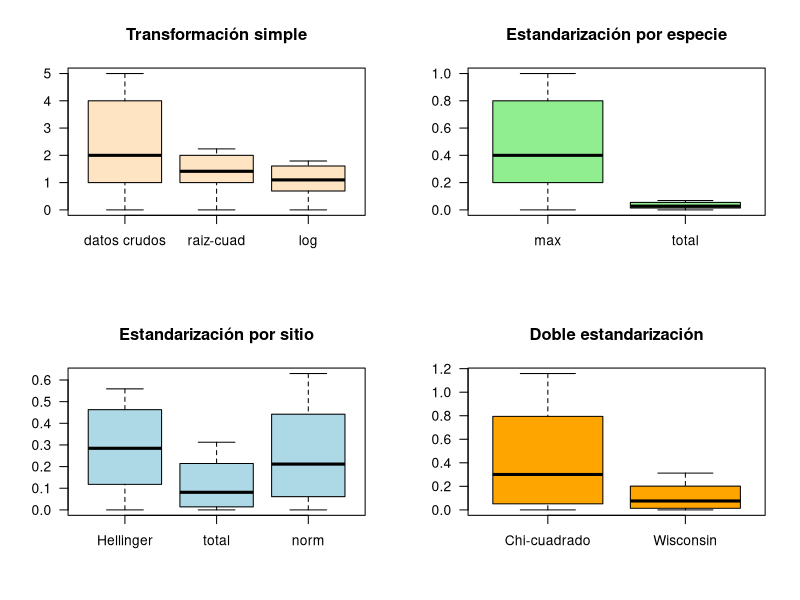
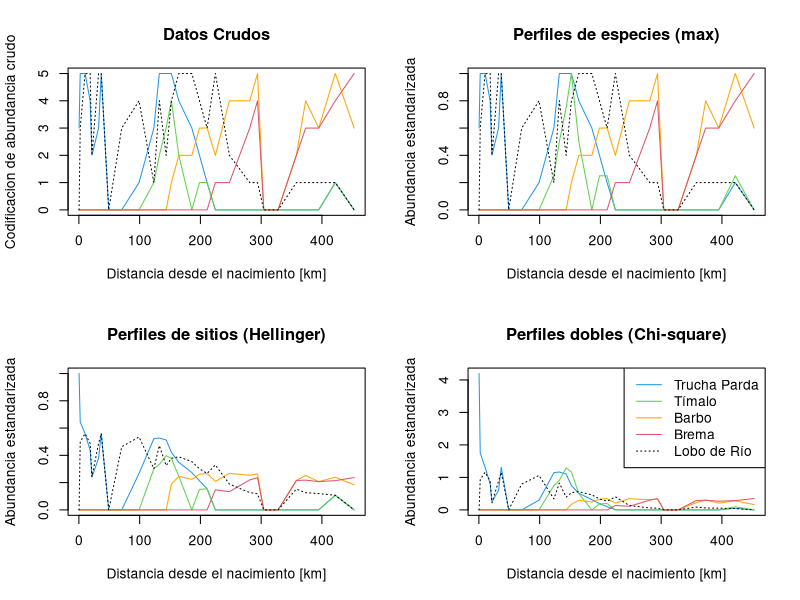
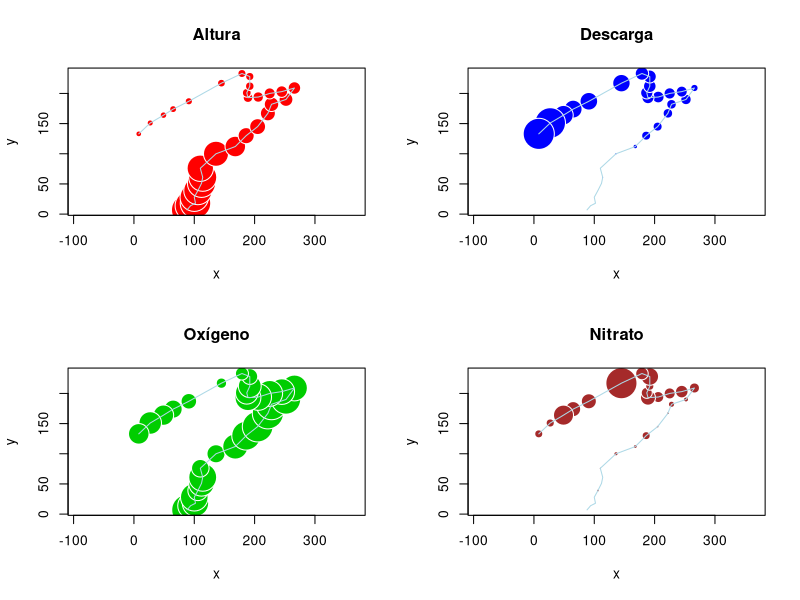
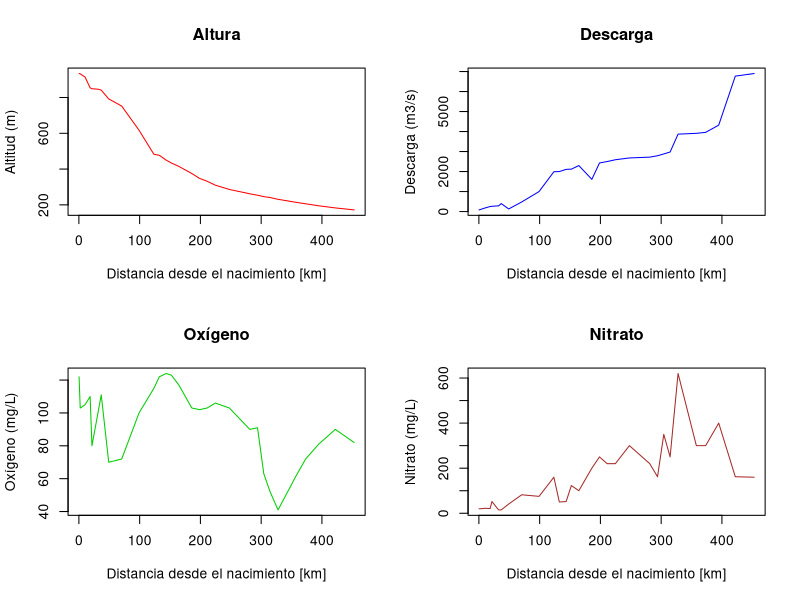
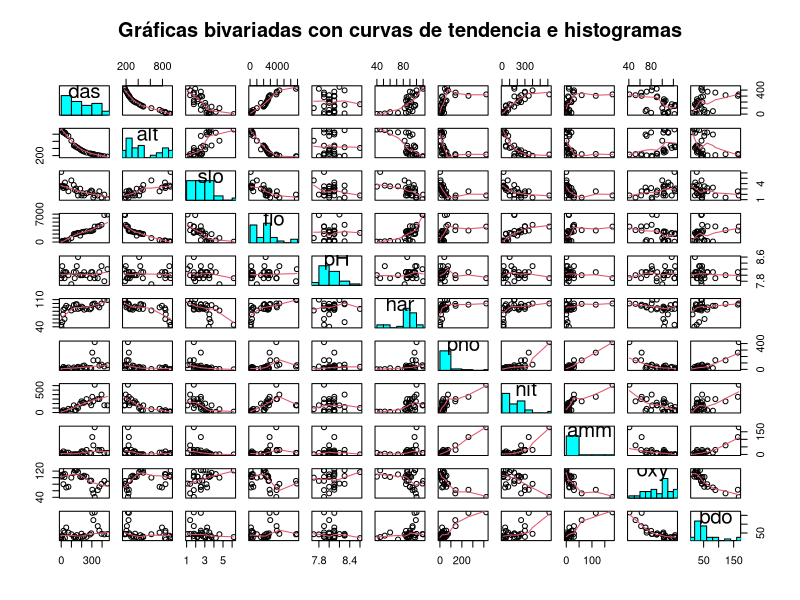
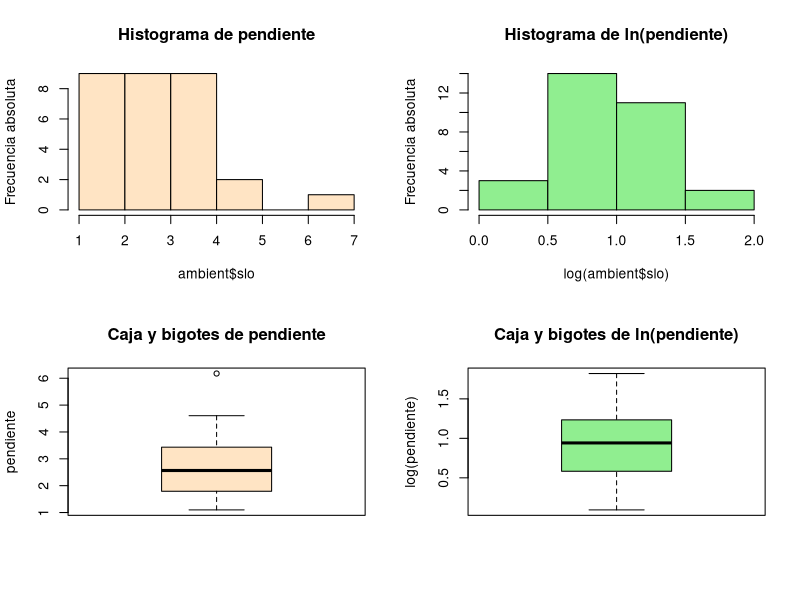

R code for these plots, in order:
## ---- chunk 1
knitr::opts_chunk$set(fig.width = 11, 
                      fig.height = 11)
## ---- chunk 2
ambient <- read.csv2("ambientales.csv", enc = "latin1", row.names = 1)
peces <- read.csv2("peces.csv", enc = "latin1", row.names = 1)
locs <- read.csv2("localidades.csv", enc = "latin1", row.names = 1)
nomEspec <- read.csv2("nombresdeespecies.csv", enc = "latin1")
nomVarAmbient <- read.csv2("Nombresdevariablesambientales.csv", enc = "latin1")
## ---- chunk 3
#------------------------------------------------------------------------------#
# Uso de la función diversity() del paquete vegan
require(vegan)
# Ayuda de la función diversity()
?diversity

N0 <- rowSums(peces > 0)         # Riqueza de especies
H <- diversity(peces)            # Entropía de Shannon
N1 <- exp(H)                     # Diversidad de Shannon (abundancia de especies)
N2 <- diversity(peces, "inv")    # Diversidad de Simpson (número de species dominantes)
J <- H/log(N0)                   # Índice de equitatividad de Pielou
E10 <- N1/N0                     # Equitatividad de Shannon (razón de Hill)
E20 <- N2/N0                     # Equitatividad de Simpson (razón de Hill)
(div <- data.frame(N0, H, N1, N2, E10, E20, J))
## ---- chunk 4
#------------------------------------------------------------------------------#
require(vegan)
# Ayuda de la función decostand().
?decostand

# Transformaciones simples
# Visión parcial de los datos crudos (códigos de abundancia)
peces[1:5, 2:4]
# Transformación de abundancias a presencia-ausencia (1-0)
peces.pa <- decostand(peces, method = "pa")
peces.pa[1:5, 2:4]
## ---- chunk 5
#------------------------------------------------------------------------------#
# Escalado de abundancias mediante la división 
# por el máximo valor para cada especie.
# Nota: MARGIN = 2 (por columna, valor por omisión) para este método.
peces.scal <- decostand(peces, "max")
peces.scal[1:5, 2:4]
# Despliegue del máximo por columna
apply(peces.scal, 2, max)

# Escalado de abundancias mediante la división
# del total de especies.
# (Abundancia relativa por especies)
# Nota: MARGIN = 2 para este método
peces.relsp <- decostand(peces, "total", MARGIN = 2)
peces.relsp[1:5, 2:4]
# Despligue la suma por columna
apply(peces.relsp, 2, sum)
## ---- chunk 6
#------------------------------------------------------------------------------#
# Escalado de abundancias mediante la división por el total de sitios.
# (abundancias relativas dividiendo por sitio)
# Nota: MARGIN = 1 (valor por omisión) para este método.
peces.rel <- decostand(peces, "total")
peces.rel[1:5, 2:4]
# Despligue de la suma de las filas por verctor para determinar si
# el escalado funcionó adecuadamente.
apply(peces.rel, 1, sum)

# Dado una longitud de 1 para cada fila (Normalización euclídea)
peces.norm <- decostand(peces, "normalize")
peces.norm[1:5, 2:4]
# Vefificar la norma de los vectores fílas.
norm <- function(x) sqrt(x%*%x)
apply(peces.norm, 1, norm)

# Cálculo de la raiz cuadrada de la abundancia por sitio
peces.hel <- decostand(peces, "hellinger")
peces.hel[1:5, 2:4]
# Verificar la noram de los vectores filas.
apply(peces.hel, 1, norm)
## ---- chunk 7
#------------------------------------------------------------------------------#
# Transformación chi-cuadrada.
peces.chi <- decostand(peces, "chi.square")
peces.chi[1:5, 2:4]
# Verificación de lo que pasa en el sitio 8 que no fue encontrada
# ninguna especie.
peces.chi[7:9, ]

# Estandarización Wisconsin.
# Las abundancias se ranquean primero por el número de especies máxima
# y luego por el total de sitios.
peces.wis <- wisconsin(peces)
peces.wis[1:5, 2:4]

# Diagramas de caja y bigotes de las abundancias transfomrada
# de una especie común (stone loach (lobo de río, barbatula barbatula))
op<-par(no.readonly = TRUE)
par(mfrow = c(2, 2))
boxplot(peces$Neba, sqrt(peces$Neba), log1p(peces$Neba),
        las = 1, main = "Transformación simple",
        names = c("datos crudos", "raiz-cuad", "log"), col = "bisque")
boxplot(peces.scal$Neba, peces.relsp$Neba,
        las = 1, main = "Estandarización por especie",
        names = c("max", "total"), col = "lightgreen")
boxplot(peces.hel$Neba, peces.rel$Neba, peces.norm$Neba,
        las = 1, main = "Estandarización por sitio",
        names = c("Hellinger", "total", "norm"), col = "lightblue")
boxplot(peces.chi$Neba, peces.wis$Neba,
        las = 1, main = "Doble estandarización",
        names = c("Chi-cuadrado", "Wisconsin"), col = "orange")
par(op)

## ---- chunk 8
# Graficación de perfiles a lo largo del 
# gradiente nacimiento-desembocadura.
op<-par(no.readonly = TRUE)
par(mfrow = c(2,2))
plot(ambient$das, peces$Satr, type = "l", col = 4, main = "Datos Crudos",
     xlab = "Distancia desde el nacimiento [km]",
     ylab = "Codificacion de abundancia crudo")
lines(ambient$das, peces$Thth, col = 3)
lines(ambient$das, peces$Baba, col = "orange")
lines(ambient$das, peces$Abbr, col = 2)
lines(ambient$das, peces$Neba, col = 1, lty = "dotted")

plot(ambient$das, peces.scal$Satr, type = "l", col = 4, 
     main = "Perfiles de especies (max)",
     xlab = "Distancia desde el nacimiento [km]", ylab = "Abundancia estandarizada")
lines(ambient$das, peces.scal$Thth, col = 3)
lines(ambient$das, peces.scal$Baba, col = "orange")
lines(ambient$das, peces.scal$Abbr, col = 2)
lines(ambient$das, peces.scal$Neba, col = 1, lty = "dotted")

plot(ambient$das, peces.hel$Satr, type = "l", col = 4,
     main = "Perfiles de sitios (Hellinger)",
     xlab = "Distancia desde el nacimiento [km]", ylab = "Abundancia estandarizada")
lines(ambient$das, peces.hel$Thth, col = 3)
lines(ambient$das, peces.hel$Baba, col = "orange")
lines(ambient$das, peces.hel$Abbr, col = 2)
lines(ambient$das, peces.hel$Neba, col = 1, lty = "dotted")

plot(ambient$das, peces.chi$Satr, type = "l", col = 4,
     main = "Perfiles dobles (Chi-square)",
     xlab = "Distancia desde el nacimiento [km]", ylab = "Abundancia estandarizada")
lines(ambient$das, peces.chi$Thth, col = 3)
lines(ambient$das, peces.chi$Baba, col = "orange")
lines(ambient$das, peces.chi$Abbr, col = 2)
lines(ambient$das, peces.chi$Neba, col = 1, lty = "dotted")
legend("topright", c("Trucha Parda", 
                     "Tímalo", 
                     "Barbo", 
                     "Brema",
                     "Lobo de Río"), col = c(4,3,"orange",2,1), lty = c(rep(1,4),3))
par(op)
## ---- chunk 9
#------------------------------------------------------------------------------#
op<-par(no.readonly = TRUE)
par(mfrow = c(2,2))
plot(locs, asp = 1, main = "Altura", pch = 21, col = "white", bg = "red",
     cex = 5*ambient$alt/max(ambient$alt), xlab = "x", ylab = "y")
lines(locs, col = "light blue")
plot(locs, asp = 1, main = "Descarga", pch = 21, col = "white", bg = "blue",
     cex = 5*ambient$flo/max(ambient$flo), xlab = "x", ylab = "y")
lines(locs, col = "light blue")
plot(locs, asp = 1, main = "Oxígeno", pch = 21, col = "white", bg = "green3",
     cex = 5*ambient$oxy/max(ambient$oxy), xlab = "x", ylab = "y")
lines(locs, col = "light blue")
plot(locs, asp = 1, main = "Nitrato", pch = 21, col = "white", bg = "brown",
     cex = 5*ambient$nit/max(ambient$nit), xlab = "x", ylab = "y")
lines(locs, col = "light blue")
par(op)


## ---- chunk 10
op<-par(no.readonly = TRUE)
par(mfrow = c(2,2))
plot(ambient$das, ambient$alt, type = "l", xlab = "Distancia desde el nacimiento [km]", 
     ylab = "Altitud (m)", col = "red", main = "Altura")
plot(ambient$das, ambient$flo, type = "l", xlab = "Distancia desde el nacimiento [km]", 
     ylab = "Descarga (m3/s)", col = "blue", main = "Descarga")
plot(ambient$das, ambient$oxy, type = "l", xlab = "Distancia desde el nacimiento [km]", 
     ylab = "Oxígeno (mg/L)", col = "green3", main = "Oxígeno")
plot(ambient$das, ambient$nit, type = "l", xlab = "Distancia desde el nacimiento [km]", 
     ylab = "Nitrato (mg/L)", col = "brown", main = "Nitrato")
par(op)



## ---- chunk 11
# Gráficas bivariadas con histogramas en la diagonal y
# curvas de tendencia suavizadas.
panel.hist <- function(x, ...)
{
  usr <- par("usr"); on.exit(par(usr))
  par(usr  =  c(usr[1:2], 0, 1.5) )
  h <- hist(x, plot  =  FALSE)
  breaks <- h$breaks; nB <- length(breaks)
  y <- h$counts; y <- y/max(y)
  rect(breaks[-nB], 0, breaks[-1], y, col  =  "cyan", ...)
}
op<-par(no.readonly = TRUE)
pairs(ambient, panel = panel.smooth, diag.panel = panel.hist,
      main = "Gráficas bivariadas con curvas de tendencia e histogramas")
par(op)
## ---- chunk 12
range(ambient$slo)
# Transformación logarítimica de la variable pendiente (y = ln(x))
# Comparación de histogramas y diagramas de caja y bigotes de
# los datos crudos y transformados.
op<-par(no.readonly = TRUE)
par(mfrow = c(2,2))
hist(ambient$slo, col = "bisque", right = FALSE,ylab = "Frecuencia absoluta",
     main = "Histograma de pendiente")
hist(log(ambient$slo), col = "light green", right = F, 
     main = "Histograma de ln(pendiente)",ylab = "Frecuencia absoluta")
boxplot(ambient$slo, col = "bisque", main = "Caja y bigotes de pendiente",
        ylab = "pendiente")
boxplot(log(ambient$slo), col = "light green", 
        main = "Caja y bigotes de ln(pendiente)",
        ylab = "log(pendiente)")
op<-par(no.readonly = TRUE)

# Estandarización de todas las variables ambientales
# Centrado y escalado  =  variables estandarizadas o normalizadas (z-scores)
require(vegan)
ambient.z <- decostand(ambient, "standardize")
apply(ambient.z, 2, mean)	# means  =  0
apply(ambient.z, 2, sd)		# standard deviations  =  1

# La misma estandarización pero utilizando la función scale()
# Esta función devuelve una matriz.
ambient.z <- as.data.frame(scale(ambient))

